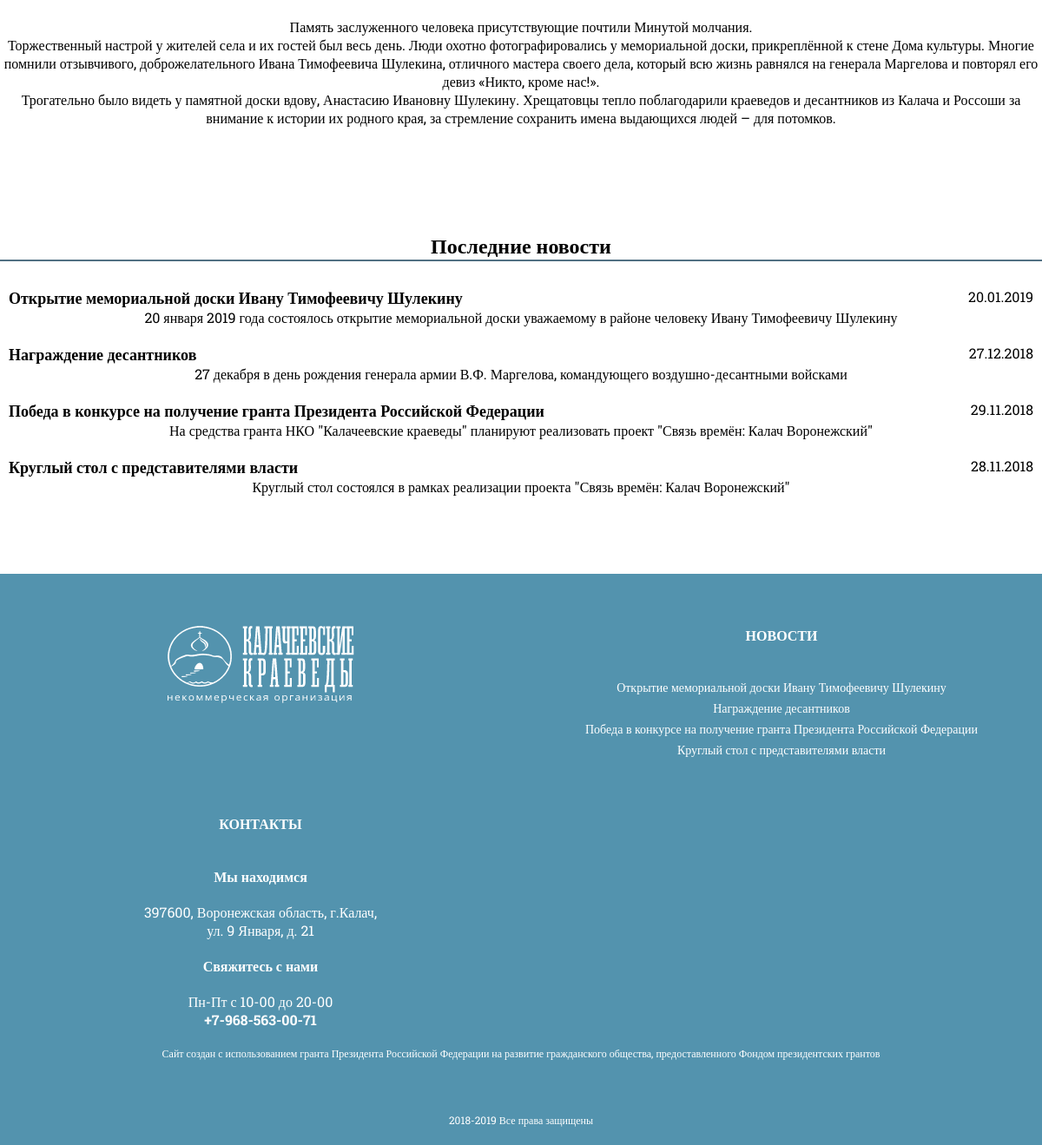
Page /novosti-i-stati/Otkrytie_memorialnoj_doski_Ivanu_Timofeevichu_Shulekinu (lower part) on the earlier database version.
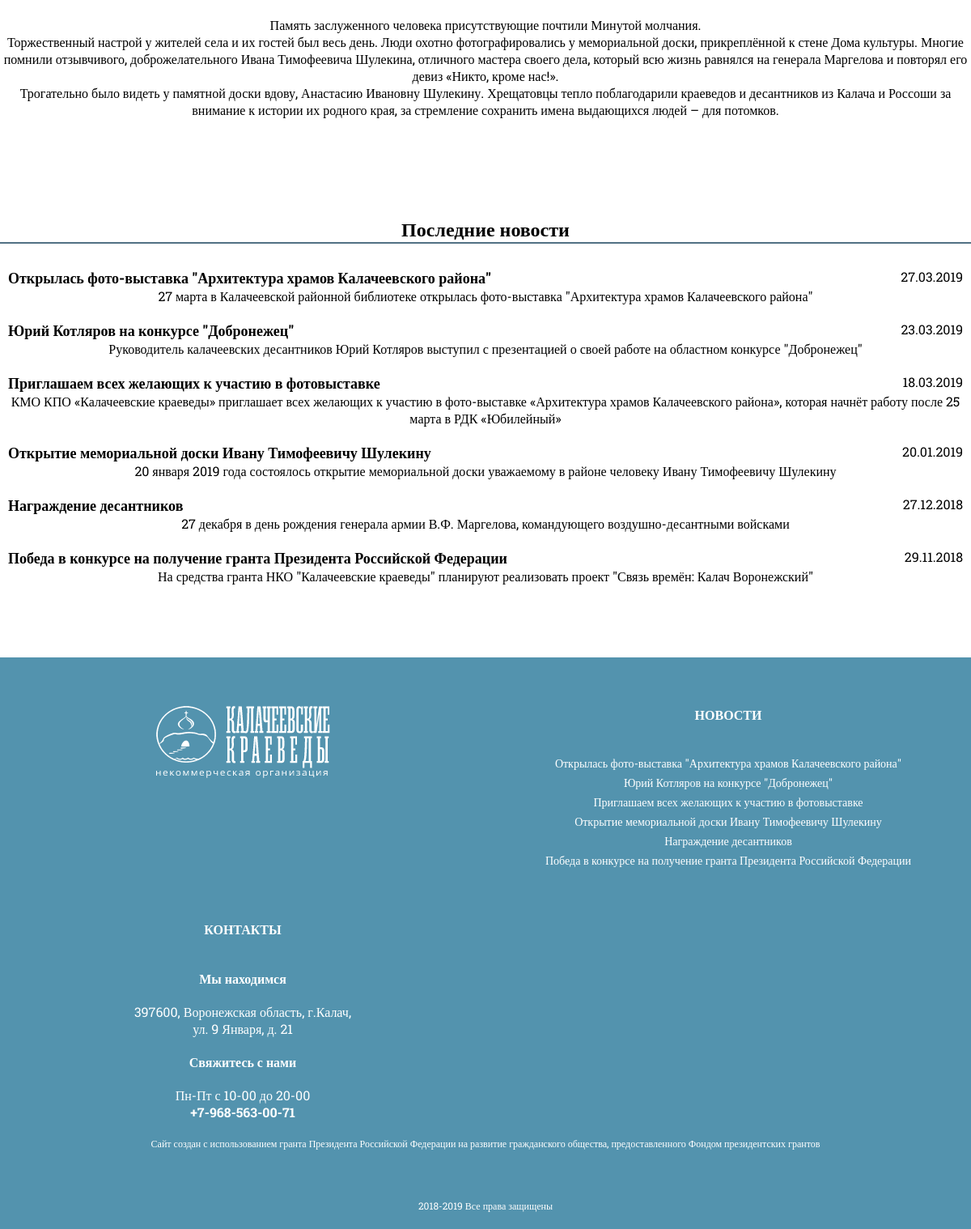
Same page on the later database version.
### app/models.py (models this page shows, shortened)
class News(models.Model):
    url = models.CharField(max_length=255, verbose_name="URL",default="",blank=True)
    name = models.CharField(max_length=255, verbose_name="Название")
    date = models.DateTimeField( verbose_name="Дата")
    text = models.TextField(verbose_name="Текст")
    short_text = models.CharField(max_length=255,verbose_name="Текст на главную", default="")
    class Meta:
        verbose_name = 'Новость'
        verbose_name_plural = 'Новости и статьи'

### app/views.py (the view)
# urls.py: url(r'^novosti-i-stati/(?P<url>.+)', news_item),
def news_item(request, url):
    news_f = News.objects.all().order_by("-date")[:6]
    news_list = News.objects.all().order_by("-date")[:6]
    result = get_object_or_404(News, url=url)
    return render(request, 'app/news_item.html',
                  {"res_news": result, "bot_news": news_list,'footer_news':news_f})

### app/templates/app/news_item.html (shortened to what this page needs)
﻿{% extends 'app/mainTemplate.html' %}
{% load staticfiles %}
{% block head %}
    <link rel="stylesheet" href="{% static 'css/index.css' %}"/>
    <link href="http://cdnjs.cloudflare.com/ajax/libs/fotorama/4.6.4/fotorama.css" rel="stylesheet">
{% endblock head %}
{% block content %}
    <article class="services content">
        <div class="mt60">
            {{ res_news.text|safe }}
        </div>
        <div id="anchor2" class="mt60 lab2">
            <h2 class="fwb fs24 ib">Последние новости</h2>
        </div>
        <div class="news_list oh">
            {% for news_item in bot_news %}
                <a href="/novosti-i-stati/{{ news_item.url }}" class="news_item">
                    <div class="oh">
                        <h2 class="news_name">{{ news_item.name }}</h2>
                        <p class="fr">{{ news_item.date|date:"d.m.Y" }}</p>
                    </div>
                    <p class="news_text">{{ news_item.short_text|striptags }}</p>
                </a>
            {% endfor %}
        </div>
    </article>
{% endblock content %}

### app/templates/app/mainTemplate.html (shortened to what this page needs)
﻿{% load staticfiles %}
<!DOCTYPE html>
<html lang="ru">
<head>
    <link rel="stylesheet" href="{% static 'css/template.css' %}">
    <link rel="stylesheet" href="{% static 'css/slider.css' %}">
    {% block head %}
    {% endblock %}
</head>
<body>
<div class="mainContent">
    {% block content %}
    {% endblock %}
</div>
<footer class="cw">
    <div class="content mb0 ">
        <div class="oh">
            <div class="col3">
                <a href="/">
                    <img class="mt60 mb40" alt="Логотип" src="{% static 'images/template/logo2.png' %}"/>
                </a>
            </div>
            <div class="col3">
                <p class="mt60 mb40"><b>НОВОСТИ</b></p>
                {% for news_item in footer_news %}
                    <a class="db fs14 pb5 htdu" href="/novosti-i-stati/{{ news_item.url }}">{{ news_item.name }}</a>
                {% endfor %}
            </div>
            <div class="col3">
                <p class="mt60 mb40"><b>КОНТАКТЫ</b></p>
                <p style="clear:both;" class="fwb">Мы находимся</p>
                <div class="pv20">397600, Воронежская область, г.Калач, <br>ул. 9 Января, д. 21</div>
                <p><b>Свяжитесь с нами</b></p>
                <div class="pv20">
                    <p class="">Пн-Пт с 10-00 до 20-00</p>
                    <p class=""><b>+7-968-563-00-71</b></p>
                </div>
            </div>
        </div>
        <div class="fs12 oh">
            <p class="col2">Сайт создан с использованием гранта Президента Российской Федерации на развитие гражданского общества, предоставленного Фондом президентских грантов</p>
        </div>
        <div class="fs12 oh mt60 pb20">
            <p class="col2">2018-2019 Все права защищены</p>
        </div>
    </div>
</footer>
</body>

Differences in the rows shown:
no longer on this page (row unchanged): News: name "Круглый стол с представителями власти", date "28.11.2018", short_text "Круглый стол состоялся в рамках реализации проекта \"Связь времён: Калач Воронежский\""
added News: name "Открылась фото-выставка \"Архитектура храмов Калачеевского района\"", date "27.03.2019", short_text "27 марта в Калачеевской районной библиотеке открылась фото-выставка \"Архитектура храмов Калачеевского района\""
added News: name "Юрий Котляров на конкурсе \"Добронежец\"", date "23.03.2019", short_text "Руководитель калачеевских десантников Юрий Котляров выступил с презентацией о своей работе на областном конкурсе \"Добронежец\""
added News: name "Приглашаем всех желающих к участию в фотовыставке", date "18.03.2019", short_text "КМО КПО «Калачеевские краеведы» приглашает всех желающих к участию в фото-выставке «Архитектура храмов Калачеевского района», которая начнёт работу после 25 марта в РДК «Юбилейный»"
